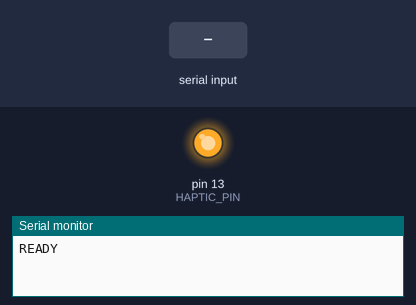
Recording of a sketch running on a simulated Arduino Uno, built with avr-gcc and run on an emulated ATmega328P. On the bench: output pins drawn as LEDs (lit = HIGH), the last lines printed to the serial monitor. The inputs (shaded band) are chosen by the test bench.

Above: at 1.2 s.
1.3 s: "H" received over Serial
At 2.5 s:
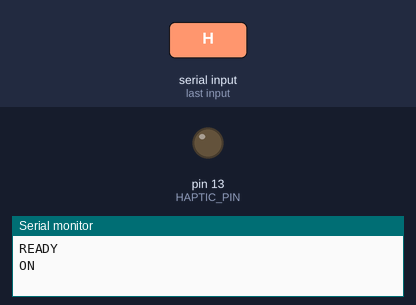
2.8 s: "L" received over Serial
At 3.9 s:
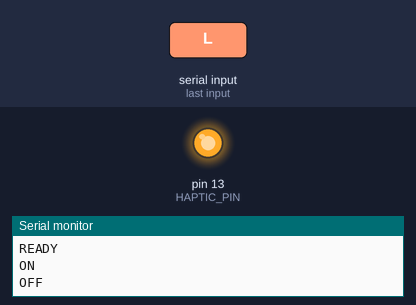
4.3 s: "T" received over Serial
At 4.4 s:
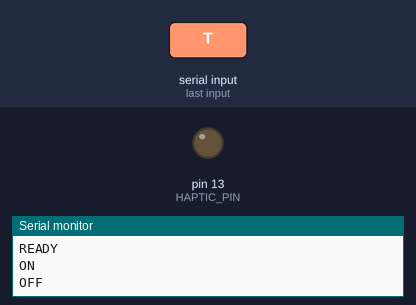
Timing chart, 0 to 7.3 s (numbered marks = the images above; inputs shaded):
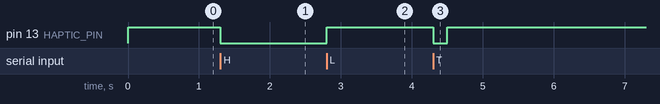

Measured:
- after the input at 1.3 s, pin 13 (HAPTIC_PIN): HIGH → LOW at once
- after the input at 2.8 s, pin 13 (HAPTIC_PIN): LOW → HIGH at once
- after the input at 4.3 s, pin 13 (HAPTIC_PIN): HIGH → LOW at once, → HIGH 0.20 s later

The sketch:

reaction_time_haptic.ino
```cpp
/*
 * Arduino Sketch for Reaction Time App
 * Communication via Serial (PySerial)
 *
 * Protocol:
 * - Receive 'H' from Python: Turn haptic motor ON
 * - Receive 'L' from Python: Turn haptic motor OFF
 * - Send 'OK' back to confirm command received
 *
 * Upload this sketch to your Arduino before running the Python app
 */

const int HAPTIC_PIN = 13;  // Pin connected to haptic motor (via transistor)

void setup() {
  // Initialize serial communication at 9600 baud
  Serial.begin(9600);

  // Set haptic pin as output
  pinMode(HAPTIC_PIN, OUTPUT);

  // Ensure motor is off initially
  digitalWrite(HAPTIC_PIN, HIGH);

  // Wait for serial connection to establish
  while (!Serial) {
    ; // Wait for serial port to connect
  }

  // Send ready message
  Serial.println("READY");
}

void loop() {
  // Check if data is available to read
  if (Serial.available() > 0) {
    // Read the incoming byte
    char command = Serial.read();

    // Process command
    switch (command) {
      case 'H':  // Turn haptic motor ON (HIGH)
        digitalWrite(HAPTIC_PIN, LOW);
        Serial.println("ON");
        break;

      case 'L':  // Turn haptic motor OFF (LOW)
        digitalWrite(HAPTIC_PIN, HIGH);
        Serial.println("OFF");
        break;

      case 'T':  // Test command - blink motor
        digitalWrite(HAPTIC_PIN, LOW);
        delay(200);
        digitalWrite(HAPTIC_PIN, HIGH);
        Serial.println("TEST_OK");
        break;

      case '?':  // Status query
        Serial.println("READY");
        break;

      default:
        // Unknown command - send error
        Serial.print("ERROR:UNKNOWN_");
        Serial.println(command);
        break;
    }
  }
}

/*
 * Hardware Setup:
 *
 * Option 1: With NPN Transistor (recommended for motors)
 * --------------------------------------------------------
 * Arduino Pin 9 → 1kΩ Resistor → Transistor Base (e.g., 2N2222)
 * Transistor Collector → Vibration Motor (-)
 * Vibration Motor (+) → 5V (or external power supply)
 * Transistor Emitter → GND
 * 1N4001 Diode across motor (cathode to +, anode to -)
 *
 * Option 2: With Motor Driver Board (easiest)
 * --------------------------------------------------------
 * Arduino Pin 9 → Motor Driver IN
 * Motor Driver OUT → Vibration Motor
 * Motor Driver VCC → 5V
 * Motor Driver GND → Arduino GND
 *
 * Option 3: With Relay Module
 * --------------------------------------------------------
 * Arduino Pin 9 → Relay IN
 * Relay VCC → 5V
 * Relay GND → GND
 * Motor connects through relay contacts
 */
```
